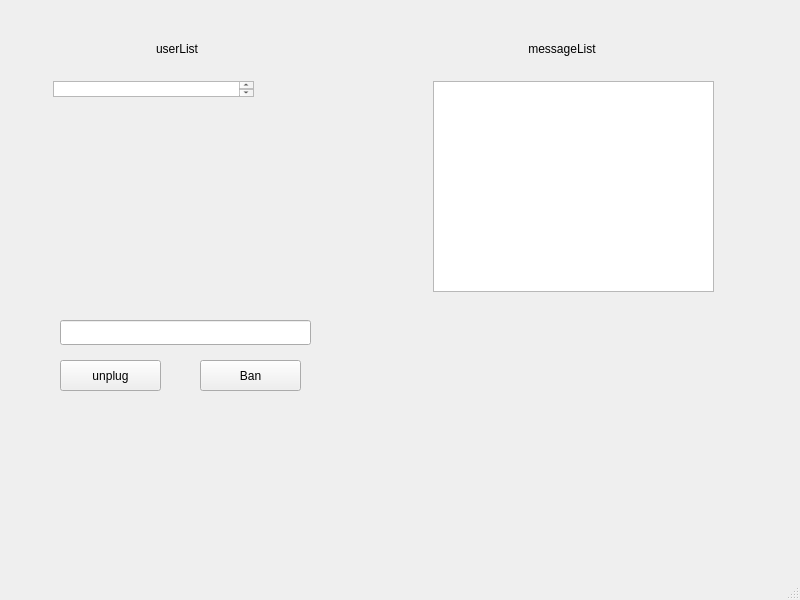
<?xml version="1.0" encoding="UTF-8"?>
<ui version="4.0">
 <class>MainWindow</class>
 <widget class="QMainWindow" name="MainWindow">
  <property name="geometry">
   <rect>
    <x>0</x>
    <y>0</y>
    <width>800</width>
    <height>600</height>
   </rect>
  </property>
  <property name="windowTitle">
   <string>MainWindow</string>
  </property>
  <widget class="QWidget" name="centralwidget">
   <widget class="QLabel" name="label">
    <property name="geometry">
     <rect>
      <x>150</x>
      <y>40</y>
      <width>54</width>
      <height>17</height>
     </rect>
    </property>
    <property name="text">
     <string>userList</string>
    </property>
    <property name="alignment">
     <set>Qt::AlignCenter</set>
    </property>
   </widget>
   <widget class="QLabel" name="label_2">
    <property name="geometry">
     <rect>
      <x>520</x>
      <y>40</y>
      <width>84</width>
      <height>17</height>
     </rect>
    </property>
    <property name="text">
     <string>messageList</string>
    </property>
    <property name="alignment">
     <set>Qt::AlignCenter</set>
    </property>
   </widget>
   <widget class="QPushButton" name="unplugPushButton">
    <property name="geometry">
     <rect>
      <x>60</x>
      <y>360</y>
      <width>101</width>
      <height>31</height>
     </rect>
    </property>
    <property name="text">
     <string>unplug</string>
    </property>
   </widget>
   <widget class="QPushButton" name="banPushButton">
    <property name="geometry">
     <rect>
      <x>200</x>
      <y>360</y>
      <width>101</width>
      <height>31</height>
     </rect>
    </property>
    <property name="text">
     <string>Ban</string>
    </property>
   </widget>
   <widget class="QLineEdit" name="targetUserLineEdit">
    <property name="geometry">
     <rect>
      <x>60</x>
      <y>320</y>
      <width>251</width>
      <height>25</height>
     </rect>
    </property>
   </widget>
   <widget class="QTextBrowser" name="userListTextBrowser">
    <property name="geometry">
     <rect>
      <x>53</x>
      <y>81</y>
      <width>201</width>
      <height>16</height>
     </rect>
    </property>
   </widget>
   <widget class="QTextBrowser" name="messageListTextBrowser">
    <property name="geometry">
     <rect>
      <x>433</x>
      <y>81</y>
      <width>281</width>
      <height>211</height>
     </rect>
    </property>
   </widget>
  </widget>
  <widget class="QMenuBar" name="menubar">
   <property name="geometry">
    <rect>
     <x>0</x>
     <y>0</y>
     <width>800</width>
     <height>22</height>
    </rect>
   </property>
  </widget>
  <widget class="QStatusBar" name="statusbar"/>
 </widget>
 <resources/>
 <connections/>
</ui>
